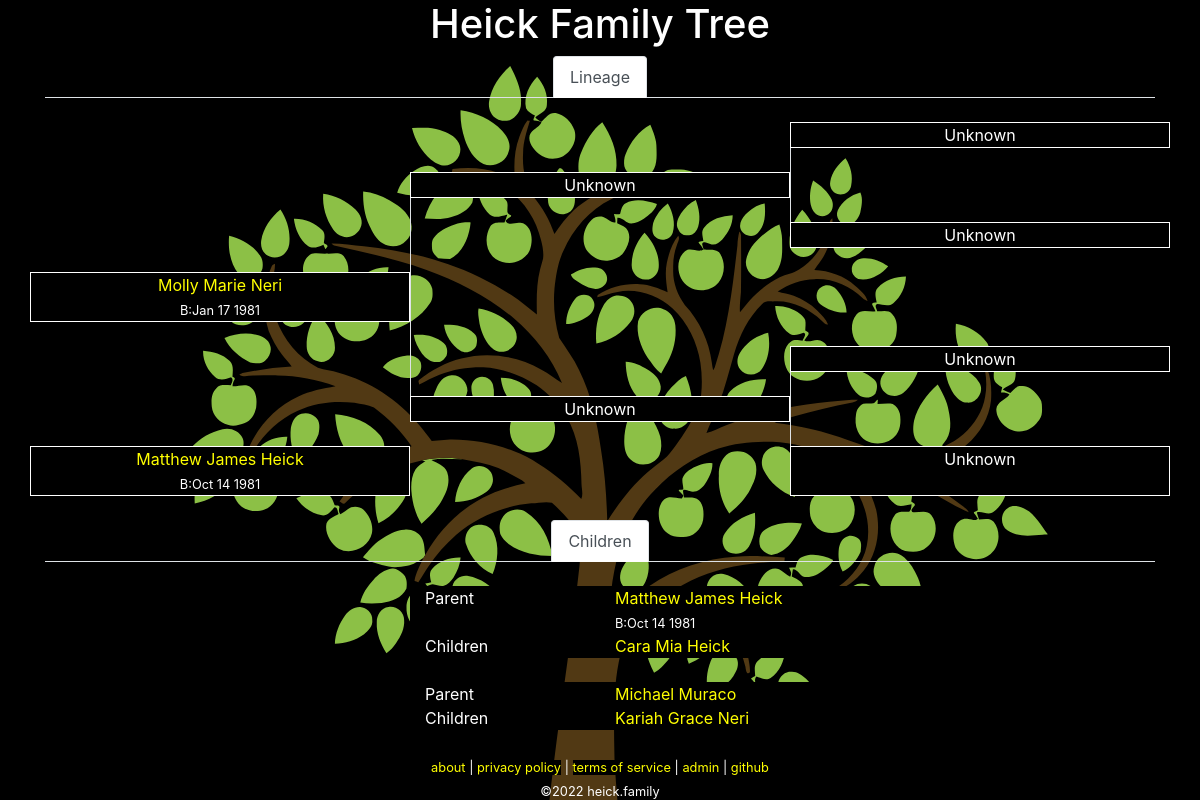
Page /tree.php?id=2 on the earlier database version.
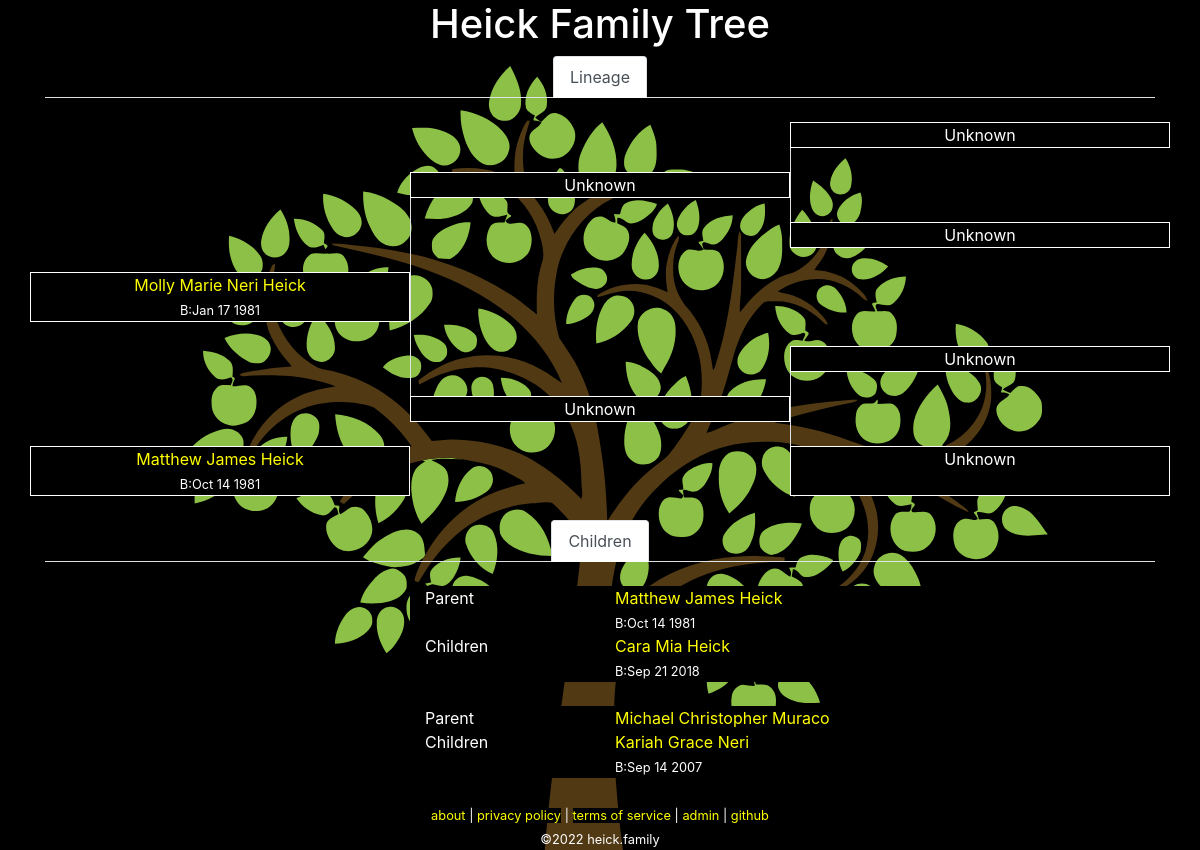
Same page on the later database version.
### tables this page shows
CREATE TABLE `family` (
  `id` int(10) unsigned NOT NULL AUTO_INCREMENT COMMENT 'primary key',
  `name` char(200) NOT NULL,
  `parent-bio-x` int(10) unsigned NOT NULL DEFAULT 0 COMMENT 'mother xx',
  `parent-bio-y` int(10) unsigned NOT NULL DEFAULT 0 COMMENT 'father xy',
  `parent-adopt-a` int(10) unsigned NOT NULL DEFAULT 0,
  `parent-adopt-b` int(10) unsigned NOT NULL DEFAULT 0,
  `partner` int(10) unsigned NOT NULL DEFAULT 0,
  `dob` char(10) NOT NULL DEFAULT '0000-00-00' COMMENT 'date of birth ymd',
  `dod` char(10) NOT NULL DEFAULT '0000-00-00' COMMENT 'date of death ymd',
  `lastupdated` datetime NOT NULL DEFAULT current_timestamp() ON UPDATE current_timestamp(),
  PRIMARY KEY (`id`)
);

### lib/Family.php (called while the page is built, shortened)
<?php
class Family
{
	private static $link = null;
	public static function getPerson($id = 0)
	{
		if ($id == 0)
		{
			return [];
		}
		$query = 'SELECT * FROM `family` WHERE `id`=' . self::_escape($id) . ' LIMIT 1';
		$result = self::_query($query);
		while ($row = mysqli_fetch_assoc($result))	 {
			return $row;
		}
		return [];
	}
	public static function getParents($id = 0)
	{
		$person = self::getPerson($id);
		$parent_bio_x = isset($person['parent-bio-x']) ? $person['parent-bio-x'] : 0;
		$parent_bio_y = isset($person['parent-bio-y']) ? $person['parent-bio-y'] : 0;
		$parent_adopt_a = isset($person['parent-adopt-a']) ? $person['parent-adopt-a'] : 0;
		$parent_adopt_b = isset($person['parent-adopt-b']) ? $person['parent-adopt-b'] : 0;
		$data = [
			'bio-x' => self::getPerson($parent_bio_x),
			'bio-y' => self::getPerson($parent_bio_y),
			'adopt-a' => self::getPerson($parent_adopt_a),
			'adopt-b' => self::getPerson($parent_adopt_b),
		];
		return $data;
	}
	public static function getPartner($id = 0)
	{
		$person = self::getPerson($id);
		$partner = isset($person['partner']) ? $person['partner'] : 0;
		return self::getPerson($partner);
	}
	public static function getChildren($id = 0)
	{
		$data = [];
		$query = 'SELECT * FROM `family` WHERE (`parent-bio-x`=' . self::_escape($id) . ' OR `parent-bio-y`=' . self::_escape($id) . ')';
		$result = self::_query($query);
		while ($row = mysqli_fetch_assoc($result))
		{
			$child = $row['id'];
			if ($row['parent-bio-x'] == $id)
			{
				$partner = $row['parent-bio-y'];
			}
			else
			{
				$partner = $row['parent-bio-x'];
			}
			if (!isset($data[$partner]))
			{
				$data[$partner] = [];
			}
			$data[$partner][] = $child;
		}
		return $data;
	}
	public static function getLineage($id = 0)
	{
		$lineage = [
			'partner' => ['id' => 0, 'name' => 'unknown' ],
			'parent-bio-x' => ['id' => 0, 'name' => 'unknown' ],
			'parent-bio-y' => ['id' => 0, 'name' => 'unknown' ],
			'parent-adopt-a' => ['id' => 0, 'name' => 'unknown' ],
			'parent-adopt-b' => ['id' => 0, 'name' => 'unknown' ],
			'parent-x-parent-bio-x' => ['id' => 0, 'name' => 'unknown' ],
			'parent-x-parent-bio-y' => ['id' => 0, 'name' => 'unknown' ],
			'parent-y-parent-bio-x' => ['id' => 0, 'name' => 'unknown' ],
			'parent-y-parent-bio-y' => ['id' => 0, 'name' => 'unknown' ],
		];
		$partner = self::getPartner($id);
		$lineage['partner']['id'] = isset($partner['id']) ? $partner['id'] : 0;
		$lineage['partner']['name'] = self::formatName(self::getPerson($lineage['partner']['id']));
		$parents = self::getParents($id);
		$lineage['parent-bio-x']['id'] = isset($parents['bio-x']['id']) ? $parents['bio-x']['id'] : 0;
		$lineage['parent-bio-x']['name'] = self::formatName(self::getPerson($lineage['parent-bio-x']['id']));
		$lineage['parent-bio-y']['id'] = isset($parents['bio-y']['id']) ? $parents['bio-y']['id'] : 0;
		$lineage['parent-bio-y']['name'] = self::formatName(self::getPerson($lineage['parent-bio-y']['id']));
		$lineage['parent-adopt-a']['id'] = isset($parents['adopt-a']['id']) ? $parents['adopt-a']['id'] : 0;
		$lineage['parent-adopt-a']['name'] = self::formatName(self::getPerson($lineage['parent-adopt-a']['id']));
		$lineage['parent-adopt-b']['id'] = isset($parents['adopt-b']['id']) ? $parents['adopt-b']['id'] : 0;
		$lineage['parent-adopt-b']['name'] = self::formatName(self::getPerson($lineage['parent-adopt-b']['id']));
		$parents = self::getParents($lineage['parent-bio-x']['id']);
		$lineage['parent-x-parent-bio-x']['id'] = isset($parents['bio-x']['id']) ? $parents['bio-x']['id'] : 0;
		$lineage['parent-x-parent-bio-x']['name'] = self::formatName(self::getPerson($lineage['parent-x-parent-bio-x']['id']));
		$lineage['parent-x-parent-bio-y']['id'] = isset($parents['bio-y']['id']) ? $parents['bio-y']['id'] : 0;
		$lineage['parent-x-parent-bio-y']['name'] = self::formatName(self::getPerson($lineage['parent-x-parent-bio-y']['id']));
		$parents = self::getParents($lineage['parent-bio-y']['id']);
		$lineage['parent-y-parent-bio-x']['id'] = isset($parents['bio-x']['id']) ? $parents['bio-x']['id'] : 0;
		$lineage['parent-y-parent-bio-x']['name'] = self::formatName(self::getPerson($lineage['parent-y-parent-bio-x']['id']));
		$lineage['parent-y-parent-bio-y']['id'] = isset($parents['bio-y']['id']) ? $parents['bio-y']['id'] : 0;
		$lineage['parent-y-parent-bio-y']['name'] = self::formatName(self::getPerson($lineage['parent-y-parent-bio-y']['id']));
		return $lineage;
	}
	public static function formatName($id = [])
	{
		if (isset($id['name']))
		{
			return $id['name'];
		}
		return 'Unknown';
	}
	private static function _query($query = null)
	{
		$result = mysqli_query(self::$link, $query);
		return $result;
	}
	private static function _escape($string = "")
	{
		return mysqli_real_escape_string(self::$link, $string);
	}
	private static function _connect()
	{
		if (!is_null(self::$link))
		{
			return;
		}
		$config = json_decode(file_get_contents('../conf/configuration.json'), true);
		$db = $config['database'];
		self::$link = mysqli_connect($db['hostname'], $db['username'], $db['password'], $db['database']);
		return;
	}
}

### www/tree.php (the view, shortened to what this page needs)
<?php
require_once('../lib/Family.php');
$id = isset($_GET['id']) ? intval($_GET['id']) : null;
$me = Family::getPerson($id);
$lineage = Family::getLineage($me['id']);
$lineage['me'] = [
	'id' => $me['id'],
	'name' => Family::formatName($me),
];
function showMember($fam, $extra = '')
{
	if ($fam['id'] == 0)
	{
		echo $fam['name'];
	}
	else
	{
		echo '<a href="?id=' . $fam['id'] . '">' . $fam['name'] . '</a>';
		$data = Family::getPerson($fam['id']);
		$subtext = '';
		if ($data['dob'] != '0000-00-00')
		{
			$subtext .= 'B:' . date("M j Y", strtotime($data['dob']));
		}
		if (strlen($subtext) > 0)
		{
			echo '<br />';
			echo '<span class="small">' . $subtext . '</span>';
		}
	}
}
?><!DOCTYPE html>
<html lang="en">
	<head>
		<link rel="stylesheet" href="https://cdn.jsdelivr.net/npm/bootstrap@4.6.0/dist/css/bootstrap.min.css">
		<link rel="stylesheet" href="/media/theme.css">
		<link rel="stylesheet" href="/media/tree.css">
	</head>
	<body>
		<div class="container">
<?php require_once("header.php"); ?>
			<div class="row">
				<div class="col">
					<ul class="nav nav-tabs justify-content-center">
						<li class="nav-item">
							<a class="nav-link active" id='tab-lineage' href="#">Lineage</a>
						</li>
					</ul>
				</div>
			</div>
			<div class="row">
				<div class="col-4">&nbsp;</div>
				<div class="col-4">&nbsp;</div>
				<div class="col-4">&nbsp;</div>
			</div>
			<div class="row">
				<div class="col-4">&nbsp;</div>
				<div class="col-4">&nbsp;</div>
				<div title="grandparent" class="col-4 text-center border-full background-black"><?php showMember($lineage['parent-y-parent-bio-y']); ?></div>
			</div>
			<div class="row">
				<div class="col-4">&nbsp;</div>
				<div class="col-4">&nbsp;</div>
				<div class="col-4 border-left">&nbsp;</div>
			</div>
			<div class="row">
				<div class="col-4">&nbsp;</div>
				<div title="parent" class="col-4 text-center border-full background-black"><?php
if ((($lineage['parent-bio-y']['id'] != 0) && ($lineage['parent-adopt-b']['id'] != 0)) || ($lineage['parent-adopt-b']['id'] != 0))
	if ($lineage['parent-bio-y']['id'] == 0)
	{
		showMember($lineage['parent-adopt-b'], '(adopted)');
	}
	else
	{
		showMember($lineage['parent-bio-y'], '(bio)');
		echo '<br />';
		showMember($lineage['parent-adopt-b'], '(adopted)');
	}
else {
	showMember($lineage['parent-bio-y']);
}
?></div>
				<div class="col-4 border-left">&nbsp;</div>
			</div>
			<div class="row">
				<div class="col-4">&nbsp;</div>
				<div class="col-4 border-left">&nbsp;</div>
				<div class="col-4 border-left">&nbsp;</div>
			</div>
			<div class="row">
				<div class="col-4">&nbsp;</div>
				<div class="col-4 border-left">&nbsp;</div>
				<div title="grandparent" class="col-4 text-center border-full background-black"><?php showMember($lineage['parent-y-parent-bio-x']); ?></div>
			</div>
			<div class="row">
				<div class="col-4">&nbsp;</div>
				<div class="col-4 border-left">&nbsp;</div>
				<div class="col-4">&nbsp;</div>
			</div>
			<div class="row">
				<div title="self" class="col-4 text-center border-full background-black"><?php showMember($lineage['me']); ?></div>
				<div class="col-4 border-left">&nbsp;</div>
				<div class="col-4">&nbsp;</div>
			</div>
			<div class="row">
				<div class="col-4">&nbsp;</div>
				<div class="col-4 border-left">&nbsp;</div>
				<div class="col-4">&nbsp;</div>
			</div>
			<div class="row">
				<div class="col-4">&nbsp;</div>
				<div class="col-4 border-left">&nbsp;</div>
				<div title="grandparent" class="col-4 text-center border-full background-black"><?php showMember($lineage['parent-x-parent-bio-y']); ?></div>
			</div>
			<div class="row">
				<div class="col-4">&nbsp;</div>
				<div class="col-4 border-left">&nbsp;</div>
				<div class="col-4 border-left">&nbsp;</div>
			</div>
			<div class="row">
				<div class="col-4">&nbsp;</div>
				<div title="parent" class="col-4 text-center border-full background-black"><?php
if ((($lineage['parent-bio-x']['id'] != 0) && ($lineage['parent-adopt-a']['id'] != 0)) || ($lineage['parent-adopt-a']['id'] != 0))
	if ($lineage['parent-bio-x']['id'] == 0)
	{
		showMember($lineage['parent-adopt-a'], '(adopted)');
	}
	else
	{
		showMember($lineage['parent-bio-x'], '(bio)');
		echo '<br />';
		showMember($lineage['parent-adopt-a'], '(adopted)');
	}
else {
	showMember($lineage['parent-bio-x']);
}
?></div>
				<div class="col-4 border-left">&nbsp;</div>
			</div>
			<div class="row">
				<div class="col-4">&nbsp;</div>
				<div class="col-4">&nbsp;</div>
				<div class="col-4 border-left">&nbsp;</div>
			</div>
			<div class="row">
				<?php
if ($lineage['partner']['id'] == 0)
{
	echo '<div class="col-4">&nbsp;</div>';
}
else
{
	echo '<div title="partner" class="col-4 text-center border-full background-black">';
	showMember($lineage['partner']);
	echo '</div>';
}
				?>
				<div class="col-4">&nbsp;</div>
				<div title="grandparent" class="col-4 text-center border-full background-black"><?php showMember($lineage['parent-x-parent-bio-x']); ?></div>
			</div>
			<div class="row">
				<div class="col-12">&nbsp;</div>
			</div>
<?php
$children = Family::getChildren($id);
if (count($children) > 0)
{
?>
			<ul class="nav nav-tabs justify-content-center">
				<li class="nav-item">
					<a class="nav-link active" id='tab-children' href="#">Children</a>
				</li>
			</ul>
			<div class="row">
				<div class="col-12">&nbsp;</div>
			</div>
<?php
foreach ($children as $parent => $childs)
{
	echo "\t\t\t" . '<div class="row">' . "\n";
	echo "\t\t\t\t" . '<div class="col-4">&nbsp;</div>' . "\n";
	echo "\t\t\t\t" . '<div class="col-2 background-black">Parent</div>' . "\n";
	echo "\t\t\t\t" . '<div class="col-4 background-black">';
	$parent_info = Family::getPerson($parent);
	if (isset($parent_info['id']))
	{
		showMember(['id' => $parent_info['id'], 'name' => Family::formatName($parent_info)]);
	}
	else
	{
		echo "Unknown";
	}
	echo '</div>' . "\n";
	echo "\t\t\t\t" . '<div class="col-2">&nbsp;</div>' . "\n";
	echo "\t\t\t" . '</div>' . "\n";
	echo "\t\t\t" . '<div class="row">' . "\n";
	echo "\t\t\t\t" . '<div class="col-4">&nbsp;</div>' . "\n";
	echo "\t\t\t\t" . '<div class="col-2 background-black">Children</div>' . "\n";
	echo "\t\t\t\t" . '<div class="col-4 background-black">';
	foreach ($childs as $c)
	{
		$child_info = Family::getPerson($c);
		showMember(['id' => $child_info['id'], 'name' => Family::formatName($child_info)]);
		echo '<br>';
	}
	echo '</div>' . "\n";
	echo "\t\t\t\t" . '<div class="col-2">&nbsp;</div>' . "\n";
	echo "\t\t\t" . '</div>' . "\n";
	echo "\t\t\t" . '<div class="row">' . "\n";
	echo "\t\t\t" . '<div class="col-12">&nbsp;</div>' . "\n";
	echo "\t\t\t" . '</div>' . "\n";
}
?>
<?php
}
?>
<?php require_once("footer.php"); ?>
		</div>
	</body>
</html>

### www/header.php
<div class="row">
	<div class="col text-center"><h1 ><a class="header-href" href="index.php">Heick Family Tree</a></h1></div>
</div>

### www/footer.php
<div class="row">
	<div class="col text-center">
		<small>
			<a href="about.php">about</a> |
			<a href="privacypolicy.php">privacy policy</a> |
			<a href="tos.php">terms of service</a> |
			<a href="admin.php">admin</a> |
			<a href="https://github.com/mjheick/ws_heick.family" target="_blank">github</a>
			<br />
			&copy;<?php echo date("Y"); ?> heick.family
		</small>
	</div>
</div>

### www/media/theme.css (style rules this page uses)
body, table, tr, td { background: black; color: white; }
a { color: yellow; background: black; }
.header-href { color: white; }
body { background-image: url('/media/family-tree-fixed.svg'); background-size: cover; background-repeat: no-repeat; }
.background-black { background-color: black; }

### www/media/tree.css (style rules this page uses)
.border-full { border: 1px solid white; }
.border-left { border-left: 1px solid white; }
.background-black { background-color: black; }

Differences in the rows shown:
changed family: name "Molly Marie Neri" → "Molly Marie Neri Heick"
changed family "Cara Mia Heick": dob "0000-00-00" → "2018-09-21" (drawn); subtext (not shown) → "B:Sep 21 2018"
changed family: name "Michael Muraco" → "Michael Christopher Muraco"
changed family "Kariah Grace Neri": dob "0000-00-00" → "2007-09-14" (drawn); subtext (not shown) → "B:Sep 14 2007"
